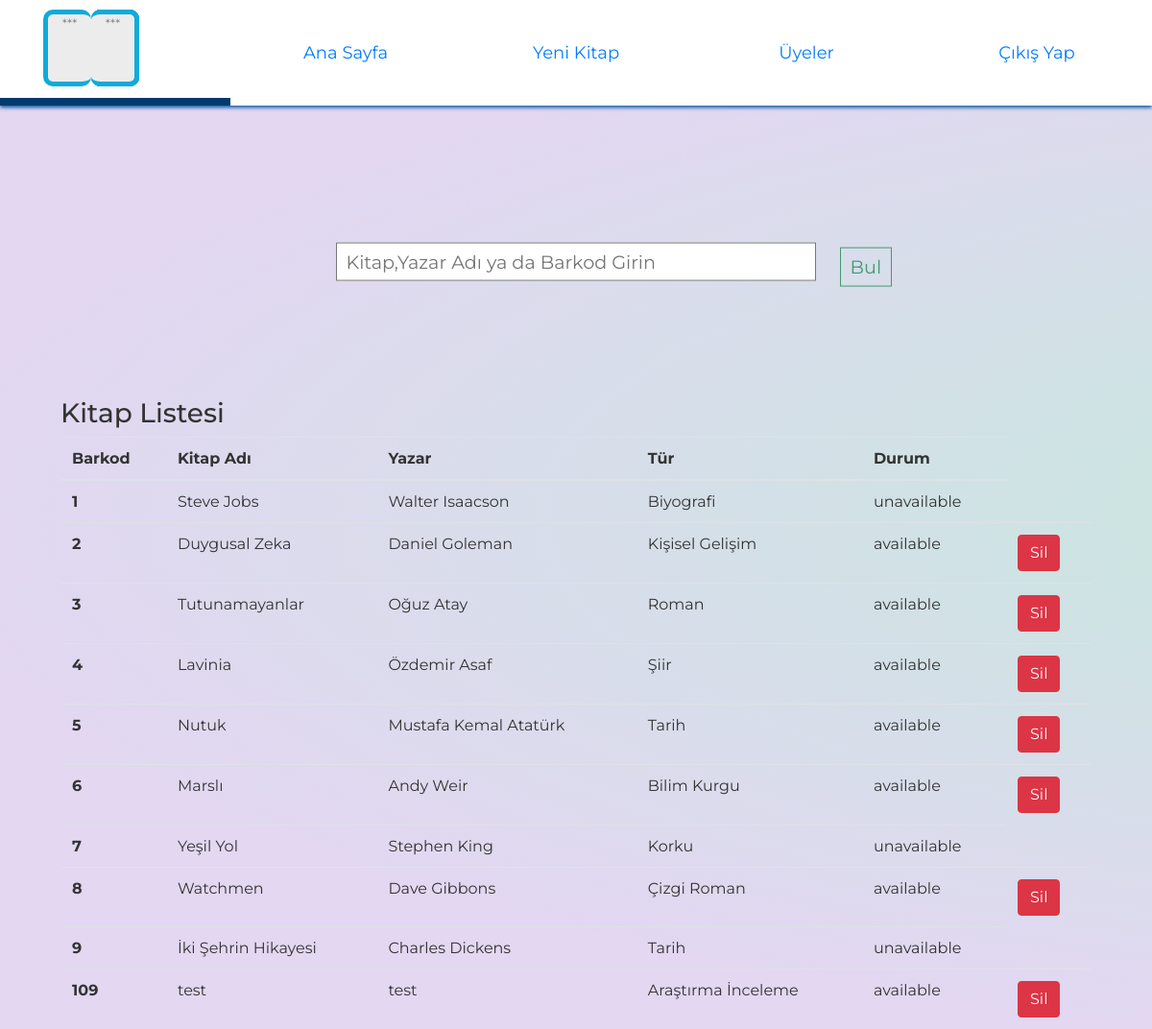
The page /admin on the database its author committed.
### Models/book.py (models this page shows, shortened)
class Book(db.Model):
    __tablename__ = 'book'
    id = db.Column(db.Integer, primary_key=True)
    title = db.Column(db.String(200))
    author = db.Column(db.String(200))
    type = db.Column(db.String(200),db.ForeignKey('type.id'))
    barcode = db.Column(db.Integer)
    status = db.Column(db.Boolean, default=True)

### Routes/routes.py (the view)
@routes.route("/admin")
def admin():
    books = Book.query.all()
    return render_template("admin.html",books=books)

### templates/admin.html (shortened to what this page needs)
<html>
<head>
    <link rel="stylesheet" href="https://maxcdn.bootstrapcdn.com/bootstrap/4.0.0/css/bootstrap.min.css">
    <link rel="stylesheet" type="text/css" href="../static/css/home.css" />
    <link rel="stylesheet" type="text/css" href="../static/css/search.css" />
</head>
<body>
    <div>
        <section class='header'>
            <header>
                <ul class='menu'>
                    <li>
                        <div class="logo">
                            <div class="paper">
                            </div>
                            <div class="paper">
                            </div>
                        </div>
                    </li>
                    <li>
                        <a href='/admin'>Ana Sayfa</a>
                    </li>
                    <li>
                        <a href='/admin_book'>Yeni Kitap</a>
                    </li>
                    <li>
                        <a href='/admin_users'>Üyeler</a>
                    </li>
                    <li class="logout">
                        <a href='/logout'>Çıkış Yap</a>
                    </li>
                </ul>
            </header>
        </section>
        <div style="margin-top: 200px;" class="container">
            <form action="/admin_book_search" method="POST" id="searchform">
                <input type="text" name="admin_book_search" id="search-bar" placeholder="Kitap,Yazar Adı ya da Barkod Girin" />
                <button type="submit" name="admin_book_search" id="submit">Bul</button>
            </form>
            <table class="table table-hover">
                <br><br><br>
                <h3>Kitap Listesi</h3>
                <thead>
                    <tr>
                        <th scope="col">Barkod</th>
                        <th scope="col">Kitap Adı</th>
                        <th scope="col">Yazar</th>
                        <th scope="col">Tür</th>
                        <th scope="col">Durum</th>
                    </tr>
                </thead>
                <tbody>
                {% if results: %}
                    {%for result in results %}
                    <tr>
                        <th scope="row">{{result.barcode}}</th>
                        <td>{{result.title}}</td>
                        <td>{{result.author}}</td>
                        <td>{{result.type}}</td>
                        {% if result.status==True %}
                        <td>available</td>
                        <td><a href="/book_delete/{{result.id}}" class="btn btn-danger">Sil</a> {% else %}
                            <td>unavailable</td>
                            {% endif %}
                    </tr>
                    {% endfor %}
                    {% else %}
                    {%for book in books %}
                    <tr>
                        <th scope="row">{{book.barcode}}</th>
                        <td>{{book.title}}</td>
                        <td>{{book.author}}</td>
                        <td>{{book.type}}</td>
                        {% if book.status==True %}
                        <td>available</td>
                        <td><a href="/book_delete/{{book.id}}" class="btn btn-danger">Sil</a> {% else %}
                            <td>unavailable</td>
                            {% endif %}
                    </tr>
                    {% endfor %}
                {% endif %}
                </tbody>
            </table>
        </div>
    </div>
</body>
</html>

### static/css/home.css (style rules this page uses)
body { font-family: "Montserrat", Helvetica, sans-serif; background: radial-gradient( ellipse at center, rgba(194, 234, 219, 1) 0%, rgba(227, 215, 242, 1) 74%, rgba(227, 215, 242, 1) 74%); background-size: 300%; padding: 3em; color: #333; }
a { font-weight: 400; font-size: 18px; -webkit-transition: all 0.25s; transition: all 0.25s; }
ul { padding: 0; margin: 0; }
.header { position: fixed; top: 0; left: 0; right: 0; height: 110px; background: #fff; box-shadow: 0 2px 4px #0056a1; z-index: 2; }
.menu li { width: 20%; height: 110px; box-sizing: border-box; display: block; float: left; list-style: none; position: relative; display: table; border-bottom: 0px solid #007fed; -webkit-transition: all 0.25s; transition: all 0.25s; }
.menu li a { display: block; text-align: center; display: table-cell; vertical-align: middle; text-decoration: none; }
li .logo { position: relative; width: 40px; height: 70px; margin: 15px auto; perspective: 190px; transform-style: preserve-3d; -webkit-backface-visibility: visible; }
.logo .paper { position: absolute; margin: auto; left: -9999px; right: -9999px; top: -9999px; bottom: -9999px; width: 50px; height: 80px; background: #ececec; border: 5px solid #10abd9; border-radius: 10px; border-left: 0; transform-origin: 0% 50%; text-align: center; color: gray; }
.logo .paper::after { content: "***"; font-size: 80%; }
.logo .paper:nth-child(2) { transform: rotateY(180deg); }
.logo .paper:nth-child(12) { animation: flip 2.5s infinite ease-in-out; animation-delay: 2.8861s; }

### static/css/search.css (style rules this page uses)
html, body { width: 100%; height: 100%; }
body { background: radial-gradient( ellipse at center, rgba(194, 234, 219, 1) 0%, rgba(227, 215, 242, 1) 74%, rgba(227, 215, 242, 1) 74%); background-size: 300%; font-family: "Montserrat", Helvetica, sans-serif; padding: 3em; color: #333; }
#searchform { display: block; margin: 0 auto; width: 100%; max-width: 500px; transform: translateY(10%); position: relative; }
#search-bar { display: block; margin: 0.25em 0 0; width: 100%; padding: 0.25em 0.5em; font-size: 1.2em; }
.output, #search-bar { background: #fff; border: 1px solid #767676; }
#submit { display: block; margin: -1.83em 525 2.5em; padding: 0.25em 0.5em; font-size: 1.2em; color: #439973; border: 1px solid #439973; background: 0; transition: color 0.2s, background 0.2s; }

### rows shown on the page
Book: barcode "1", title "Steve Jobs", author "Walter Isaacson", type "Biyografi", status "unavailable"
Book: barcode "2", title "Duygusal Zeka", author "Daniel Goleman", type "Kişisel Gelişim"
Book: barcode "3", title "Tutunamayanlar", author "Oğuz Atay", type "Roman"
Book: barcode "4", title "Lavinia", author "Özdemir Asaf", type "Şiir"
Book: barcode "5", title "Nutuk", author "Mustafa Kemal Atatürk", type "Tarih"
Book: barcode "6", title "Marslı", author "Andy Weir", type "Bilim Kurgu"
Book: barcode "7", title "Yeşil Yol", author "Stephen King", type "Korku", status "unavailable"
Book: barcode "8", title "Watchmen", author "Dave Gibbons", type "Çizgi Roman"
Book: barcode "9", title "İki Şehrin Hikayesi", author "Charles Dickens", type "Tarih", status "unavailable"
Book: barcode "109", title "test", author "test", type "Araştırma İnceleme"
